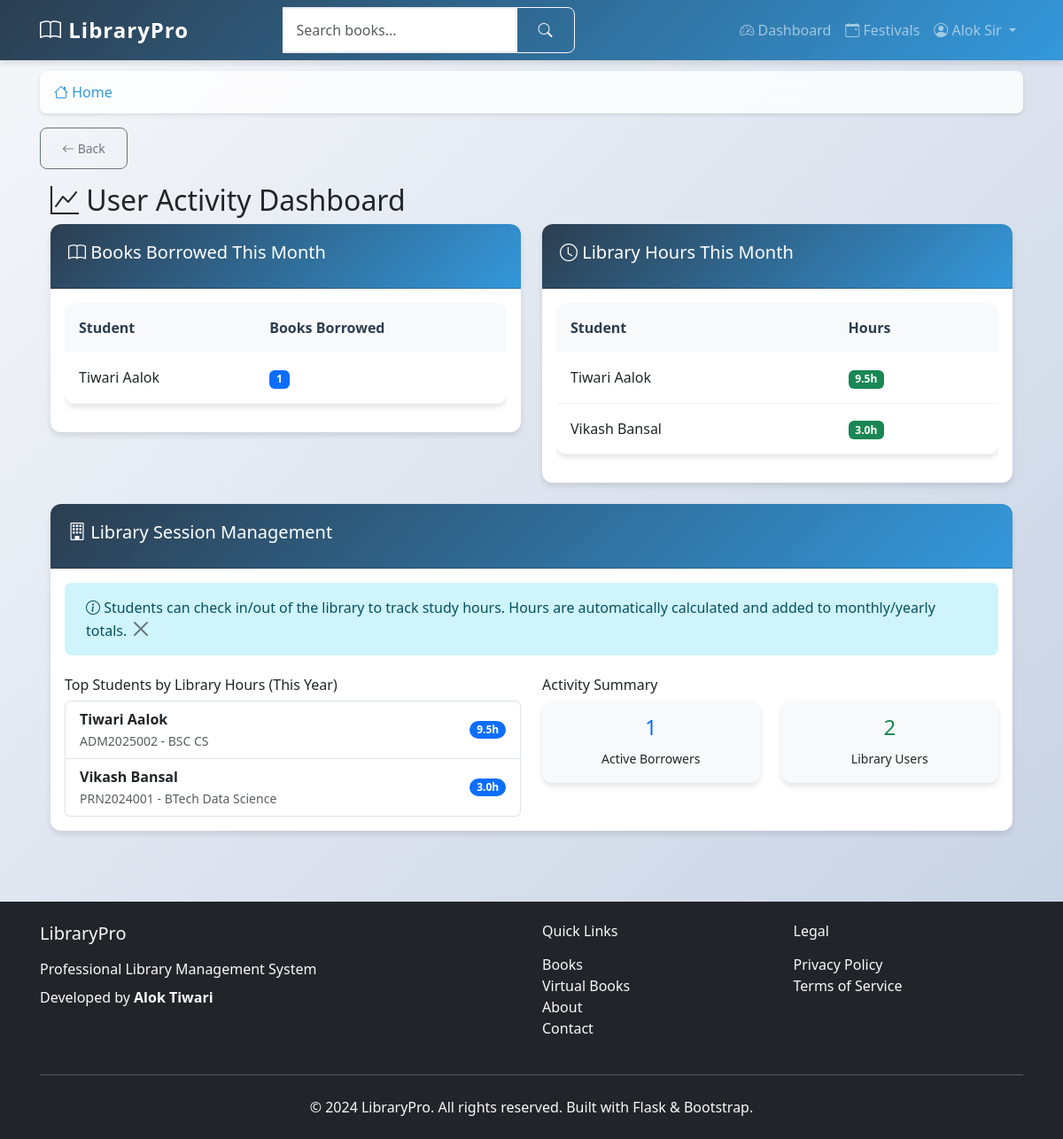
/user-activity (signed in), run on the app's committed database.
### app/models.py (models this page shows, shortened)
class User(UserMixin, db.Model):
    id = db.Column(db.Integer, primary_key=True)
    prn_number = db.Column(db.String(20), unique=True, nullable=False)
    username = db.Column(db.String(80), unique=True, nullable=False)
    email = db.Column(db.String(120), unique=True, nullable=False)
    name = db.Column(db.String(100), nullable=False)
    mother_name = db.Column(db.String(100), nullable=False)
    dob = db.Column(db.String(10), nullable=False)  # Format: DDMMYYYY
    phone = db.Column(db.String(15), nullable=True)
    address = db.Column(db.Text, nullable=True)
    password_hash = db.Column(db.String(255), nullable=False)
    role = db.Column(db.String(20), nullable=False, default='student')
    year = db.Column(db.String(10), nullable=True)  # 1st, 2nd, 3rd, 4th, 5th
    course = db.Column(db.String(50), nullable=True)  # BSC IT, BSC CS, etc.
    total_books_borrowed = db.Column(db.Integer, default=0)
    total_extension_requests = db.Column(db.Integer, default=0)
    library_hours_this_month = db.Column(db.Float, default=0.0)
    library_hours_this_year = db.Column(db.Float, default=0.0)
    created_at = db.Column(db.DateTime, default=datetime.utcnow)
    updated_at = db.Column(db.DateTime, default=datetime.utcnow, onupdate=datetime.utcnow)
    loans = db.relationship('Loan', backref='borrower', lazy='dynamic')
    library_sessions = db.relationship('LibrarySession', backref='user', lazy='dynamic')

### app/main/routes.py (the view)
@bp.route('/user-activity')
@login_required
def user_activity():
    if current_user.role != 'admin':
        flash('Access denied.', 'danger')
        return redirect(url_for('main.dashboard'))
    current_month = datetime.utcnow().month
    current_year = datetime.utcnow().year
    monthly_loans = db.session.query(
        User.id, User.name, func.count(Loan.id).label('loans_count')
    ).join(Loan).filter(
        extract('month', Loan.issue_date) == current_month,
        extract('year', Loan.issue_date) == current_year
    ).group_by(User.id).all()
    library_hours = User.query.filter(
        User.role == 'student',
        User.library_hours_this_month > 0
    ).order_by(User.library_hours_this_month.desc()).all()
    return render_template('main/user_activity.html', title='User Activity',
                         monthly_loans=monthly_loans, library_hours=library_hours)

### app/templates/main/user_activity.html
{% extends "base.html" %}
{% block content %}
<div class="container-fluid">
    <div class="row">
        <div class="col-12">
            <h2><i class="bi bi-graph-up"></i> User Activity Dashboard</h2>
            <div class="row mb-4">
                <div class="col-md-6">
                    <div class="card">
                        <div class="card-header">
                            <h5><i class="bi bi-book"></i> Books Borrowed This Month</h5>
                        </div>
                        <div class="card-body">
                            <div class="table-responsive">
                                <table class="table table-sm">
                                    <thead>
                                        <tr>
                                            <th>Student</th>
                                            <th>Books Borrowed</th>
                                        </tr>
                                    </thead>
                                    <tbody>
                                        {% for loan in monthly_loans %}
                                        <tr>
                                            <td>{{ loan.name }}</td>
                                            <td><span class="badge bg-primary">{{ loan.loans_count }}</span></td>
                                        </tr>
                                        {% else %}
                                        <tr>
                                            <td colspan="2" class="text-center text-muted">No data available</td>
                                        </tr>
                                        {% endfor %}
                                    </tbody>
                                </table>
                            </div>
                        </div>
                    </div>
                </div>
                <div class="col-md-6">
                    <div class="card">
                        <div class="card-header">
                            <h5><i class="bi bi-clock"></i> Library Hours This Month</h5>
                        </div>
                        <div class="card-body">
                            <div class="table-responsive">
                                <table class="table table-sm">
                                    <thead>
                                        <tr>
                                            <th>Student</th>
                                            <th>Hours</th>
                                        </tr>
                                    </thead>
                                    <tbody>
                                        {% for student in library_hours %}
                                        <tr>
                                            <td>{{ student.name }}</td>
                                            <td><span class="badge bg-success">{{ "%.1f"|format(student.library_hours_this_month) }}h</span></td>
                                        </tr>
                                        {% else %}
                                        <tr>
                                            <td colspan="2" class="text-center text-muted">No data available</td>
                                        </tr>
                                        {% endfor %}
                                    </tbody>
                                </table>
                            </div>
                        </div>
                    </div>
                </div>
            </div>
            <div class="card">
                <div class="card-header">
                    <h5><i class="bi bi-building"></i> Library Session Management</h5>
                </div>
                <div class="card-body">
                    <div class="alert alert-info">
                        <i class="bi bi-info-circle"></i>
                        Students can check in/out of the library to track study hours.
                        Hours are automatically calculated and added to monthly/yearly totals.
                    </div>
                    <div class="row">
                        <div class="col-md-6">
                            <h6>Top Students by Library Hours (This Year)</h6>
                            <div class="list-group">
                                {% for student in library_hours[:10] %}
                                <div class="list-group-item d-flex justify-content-between align-items-center">
                                    <div>
                                        <strong>{{ student.name }}</strong>
                                        <br><small class="text-muted">{{ student.prn_number }} - {{ student.course or 'N/A' }}</small>
                                    </div>
                                    <span class="badge bg-primary rounded-pill">{{ "%.1f"|format(student.library_hours_this_year) }}h</span>
                                </div>
                                {% endfor %}
                            </div>
                        </div>
                        <div class="col-md-6">
                            <h6>Activity Summary</h6>
                            <div class="row text-center">
                                <div class="col-6">
                                    <div class="card bg-light">
                                        <div class="card-body">
                                            <h4 class="text-primary">{{ monthly_loans|length }}</h4>
                                            <small>Active Borrowers</small>
                                        </div>
                                    </div>
                                </div>
                                <div class="col-6">
                                    <div class="card bg-light">
                                        <div class="card-body">
                                            <h4 class="text-success">{{ library_hours|length }}</h4>
                                            <small>Library Users</small>
                                        </div>
                                    </div>
                                </div>
                            </div>
                        </div>
                    </div>
                </div>
            </div>
        </div>
    </div>
</div>
{% endblock %}

### app/templates/base.html (shortened to what this page needs)
<!DOCTYPE html>
<html lang="en">
<head>
    <link href="https://cdn.jsdelivr.net/npm/bootstrap@5.3.0/dist/css/bootstrap.min.css" rel="stylesheet">
    <link rel="stylesheet" href="https://cdn.jsdelivr.net/npm/bootstrap-icons@1.10.0/font/bootstrap-icons.css">
    <link rel="stylesheet" href="{{ url_for('static', filename='css/style.css') }}">
    <link rel="stylesheet" href="{{ url_for('static', filename='css/modern.css') }}">
</head>
<body>
    <nav class="navbar navbar-expand-lg navbar-dark bg-primary fixed-top">
        <div class="container">
            <a class="navbar-brand fw-bold" href="{{ url_for('main.index') }}">
                <i class="bi bi-book"></i> LibraryPro
            </a>
            <div class="collapse navbar-collapse" id="navbarNav">
                {% if current_user.is_authenticated %}
                <form class="d-flex mx-auto" method="GET" action="{{ url_for('main.search') }}">
                    <div class="input-group">
                        <input class="form-control" type="search" name="q" placeholder="Search books..."
                               value="{{ request.args.get('q', '') }}">
                        <button class="btn btn-outline-light" type="submit">
                            <i class="bi bi-search"></i>
                        </button>
                    </div>
                </form>
                <ul class="navbar-nav ms-auto">
                    <li class="nav-item">
                        <a class="nav-link" href="{{ url_for('main.dashboard') }}">
                            <i class="bi bi-speedometer2"></i> Dashboard
                        </a>
                    </li>
                    <li class="nav-item">
                        <a class="nav-link" href="{{ url_for('main.festivals') }}">
                            <i class="bi bi-calendar-event"></i> Festivals
                        </a>
                    </li>
                    <li class="nav-item dropdown">
                        <a class="nav-link dropdown-toggle" href="#" role="button" data-bs-toggle="dropdown">
                            <i class="bi bi-person-circle"></i> {{ current_user.name }}
                        </a>
                    </li>
                </ul>
                {% endif %}
            </div>
        </div>
    </nav>
    <main class="main-content">
        <div class="container">
            {% if current_user.is_authenticated %}
            <nav aria-label="breadcrumb" class="mb-3">
                <ol class="breadcrumb">
                    <li class="breadcrumb-item">
                        <a href="{{ url_for('main.index') }}"><i class="bi bi-house"></i> Home</a>
                    </li>
                </ol>
            </nav>
            {% endif %}
            {% if current_user.is_authenticated and request.endpoint not in ['main.index', 'main.dashboard', 'main.student_dashboard', 'main.admin_dashboard'] %}
            <div class="mb-3">
                <button onclick="goBack()" class="btn btn-outline-secondary btn-sm">
                    <i class="bi bi-arrow-left"></i> Back
                </button>
            </div>
            {% endif %}
            {% block content %}{% endblock %}
        </div>
    </main>
    <footer class="bg-dark text-light py-4 mt-5">
        <div class="container">
            <div class="row">
                <div class="col-md-6">
                    <h5 class="mb-3">LibraryPro</h5>
                    <p class="mb-2">Professional Library Management System</p>
                    <p class="mb-0">Developed by <strong>Alok Tiwari</strong></p>
                </div>
                <div class="col-md-3">
                    <h6 class="mb-3">Quick Links</h6>
                    <ul class="list-unstyled">
                        <li><a href="{{ url_for('main.books_categories') }}" class="text-light text-decoration-none">Books</a></li>
                    <li><a href="{{ url_for('main.virtual_books') }}" class="text-light text-decoration-none">Virtual Books</a></li>
                        <li><a href="{{ url_for('main.about') }}" class="text-light text-decoration-none">About</a></li>
                        <li><a href="{{ url_for('main.contact') }}" class="text-light text-decoration-none">Contact</a></li>
                    </ul>
                </div>
                <div class="col-md-3">
                    <h6 class="mb-3">Legal</h6>
                    <ul class="list-unstyled">
                        <li><a href="{{ url_for('main.privacy') }}" class="text-light text-decoration-none">Privacy Policy</a></li>
                        <li><a href="{{ url_for('main.terms') }}" class="text-light text-decoration-none">Terms of Service</a></li>
                    </ul>
                </div>
            </div>
            <hr class="my-4">
            <div class="text-center">
                <p class="mb-0">&copy; 2024 LibraryPro. All rights reserved. Built with Flask & Bootstrap.</p>
            </div>
        </div>
    </footer>
</body>
</html>

### data on the page
User: name "Alok Sir"
User: name "Tiwari Aalok", loans_count "1", library_hours_this_month "9.5", prn_number "ADM2025002", course "BSC CS", library_hours_this_year "9.5"
User: name "Vikash Bansal", library_hours_this_month "3.0", prn_number "PRN2024001", course "BTech Data Science", library_hours_this_year "3.0"

### other printed values
{{ monthly_loans|length }} "1"
{{ library_hours|length }} "2"
